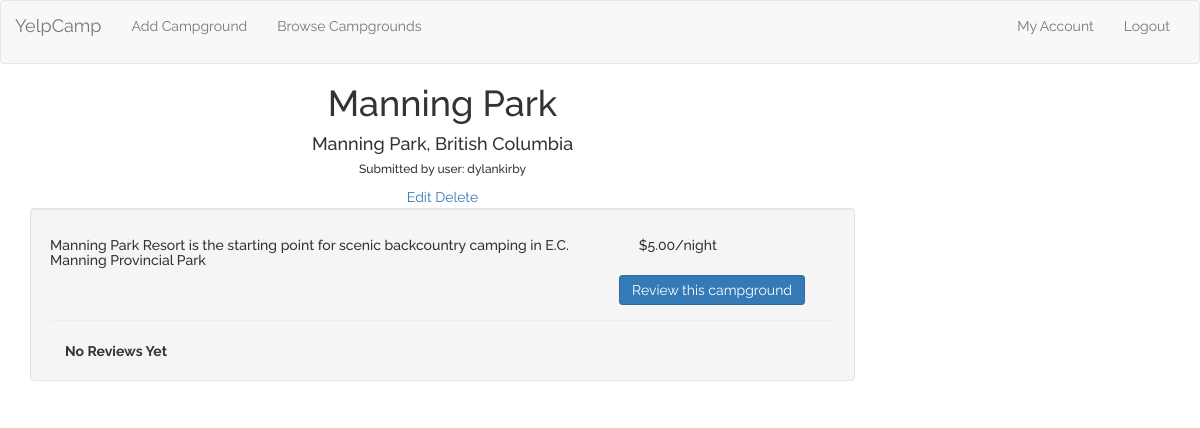
Page /campgrounds/3 (signed in) on the committed database.
### campgrounds/models.py (models this page shows, shortened)
class Campground(models.Model):
	author = models.ForeignKey('auth.User' , related_name='submitted_campgrounds')
	name = models.CharField(max_length=128, blank=False, unique=True)
	image = models.URLField(blank=False)
	short_description = models.CharField(max_length=128)
	price_per_night = models.DecimalField(max_digits=5, decimal_places=2, blank=True)
	city = models.CharField(max_length=56, blank=True, unique=False)
	PROVINCES = (
		('British Columbia', 'BC'),
	)
	province = models.CharField(max_length=56, blank=False, unique=False, choices=PROVINCES, default='BC')
	def __init__(self, *args, **kwargs):
	    super(Campground, self).__init__(*args, **kwargs)

### campgrounds/views.py (the view)
# urls.py: url(r'^(?P<pk>\d+)$', views.CampgroundDetail.as_view(), name='details'),
class CampgroundDetail(generic.DetailView):
	model = Campground

### campgrounds/templates/campgrounds/campground_detail.html (shortened to what this page needs)
{% extends 'campgrounds/campground_base.html' %}
{% block pre_camp %}
<div class="container">
	<div class="col-md-9 text-center">
		<h1 class="camp-title">{{campground.name}}</h1>
		<h4>{{campground.city}}, {{campground.province}}</h4>
		<h6 class="text-center">Submitted by user: {{campground.author}} </h4>
		{% if user == campground.author %}
			<a href="{% url 'campgrounds:update' pk=campground.pk %}">Edit</a>
			<a href="{% url 'campgrounds:delete' pk=campground.pk %}">Delete</a>
		{% endif %}
	</div>
</div>
{% endblock %}
{% block camp %}
<div class="container">
	<div class="col-md-9">
	</div>
</div>
{% endblock %}
{% block post_camp %}
<div class="container" id="review-container">
	<div class="col-md-9">
		<div class="well">
			<div class="row">
				<div class="col-md-9">
					<h5>{{campground.short_description}}</h5>
				</div>
				<div class="col-md-3">
					{% if campground.price_per_night %}
						{% if campground.price_per_night == 0.00 %}
							<h5>Free</h5>
						{% else %}
							<h5>${{campground.price_per_night}}/night</h5>
						{% endif %}
					{% else %}
						<h5>No Price Listed</h5>
					{% endif %}
				</div>
				<div class="col-md-12">
					<div class="text-right">
						<a href="{% url 'campgrounds:add_review' pk=campground.pk %}" class="btn btn-primary review-btn">Review this campground</a>
					</div>
				</div>
			</div>
			<hr>
			<div class="container">
			{% if campground.reviews.all %}
				{% for review in campground.reviews.all %}
					<div class="row review-box">
						<div class="col-md-8">
							<strong>{{review.author}}</strong>
							<p class="review-text">
								{{review.rating}} <span class="glyphicon glyphicon-star"></span> - {{review.comment}}
								<span class="pull-right">{{review.date.date}}</span>
							</p>
							{% if review.author == user%}
								<a href="{% url 'campgrounds:update_review' pk=review.pk %}" class="mod-review">Edit</a>
								<a href="{% url 'campgrounds:delete_review' pk=review.pk %}" class="mod-review">Delete</a>
							{% endif %}
						</div>
					</div>
				{% endfor %}
			{% else %}
				<strong>No Reviews Yet</strong>
			{% endif %}
			</div>
		</div>
	</div>
</div>
{% endblock %}

### static/YelpCamp/css/master.css (style rules this page uses)
body { font-family: Raleway; }
.row { width: 100%; }
.review-btn { display: inline; }

### rows in the picture
Campground: name "Manning Park", city "Manning Park", province "British Columbia", author "dylankirby", short_description "Manning Park Resort is the starting point for scenic backcountry camping in E.C. Manning Provincial Park", price_per_night "5.00"
